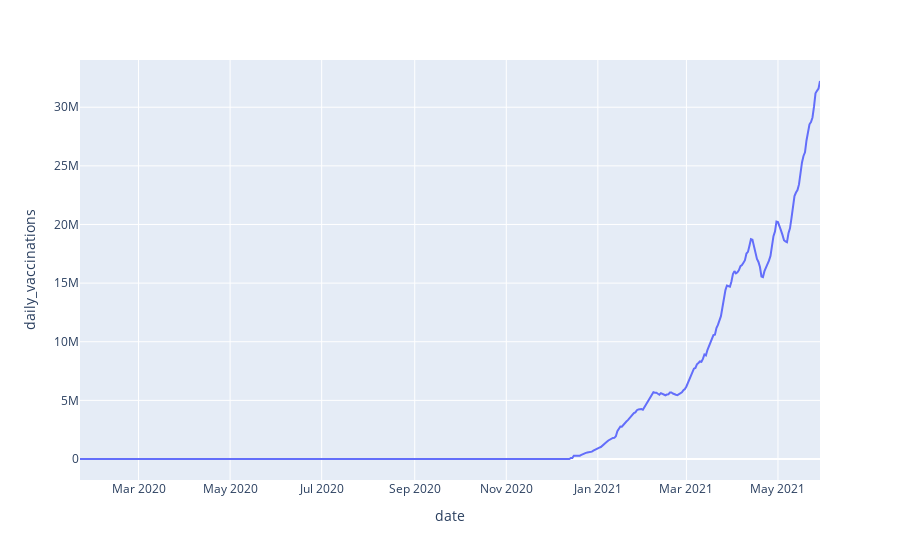

Notebook code for this chart:
### Code cell
line_data = covid_df.groupby(by='date', as_index=False)['daily_vaccinations'].sum()
fig = px.line(data_frame=line_data, x='date', y='daily_vaccinations')
fig.show()

### Figure 1 — Plotly figure (JSON) as saved in the notebook; plotly's stock layout.template omitted (floating-point values rounded to 4 significant figures; data arrays with more than 128 entries replaced by an {"elided": "..."} marker saying what was removed)
{"data": [{"hovertemplate": "date=%{x}<br>daily_vaccinations=%{y}<extra></extra>", "legendgroup": "", "line": {"color": "#636efa", "dash": "solid"}, "marker": {"symbol": "circle"}, "mode": "lines", "name": "", "orientation": "v", "showlegend": false, "type": "scatter", "x": {"elided": "494 str values"}, "xaxis": "x", "y": {"elided": "494 int values"}, "yaxis": "y"}], "layout": {"legend": {"tracegroupgap": 0}, "margin": {"t": 60}, "xaxis": {"anchor": "y", "domain": [0, 1], "title": {"text": "date"}}, "yaxis": {"anchor": "x", "domain": [0, 1], "title": {"text": "daily_vaccinations"}}}}
